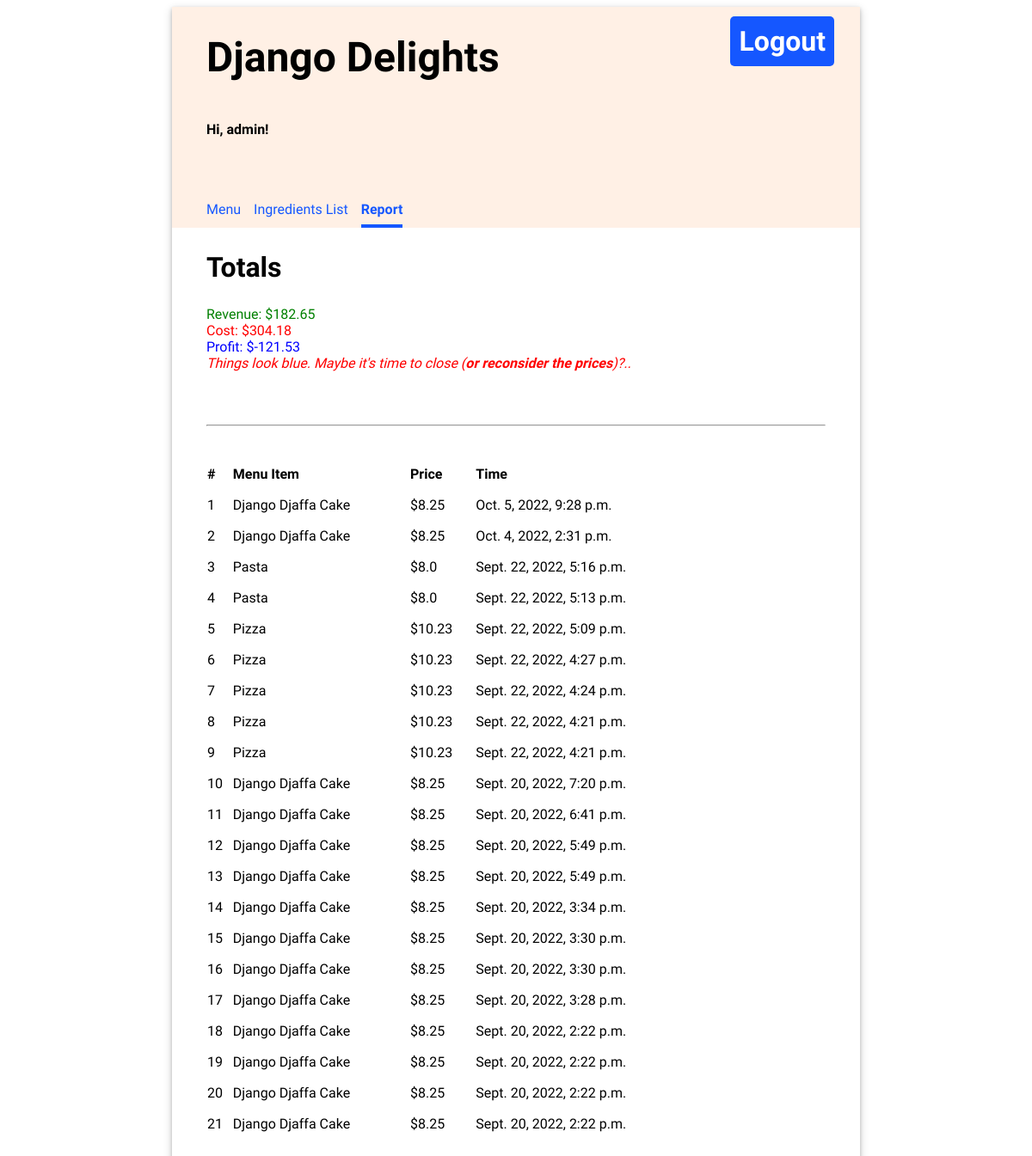
The page /report/ (signed in) on the database as committed earlier.
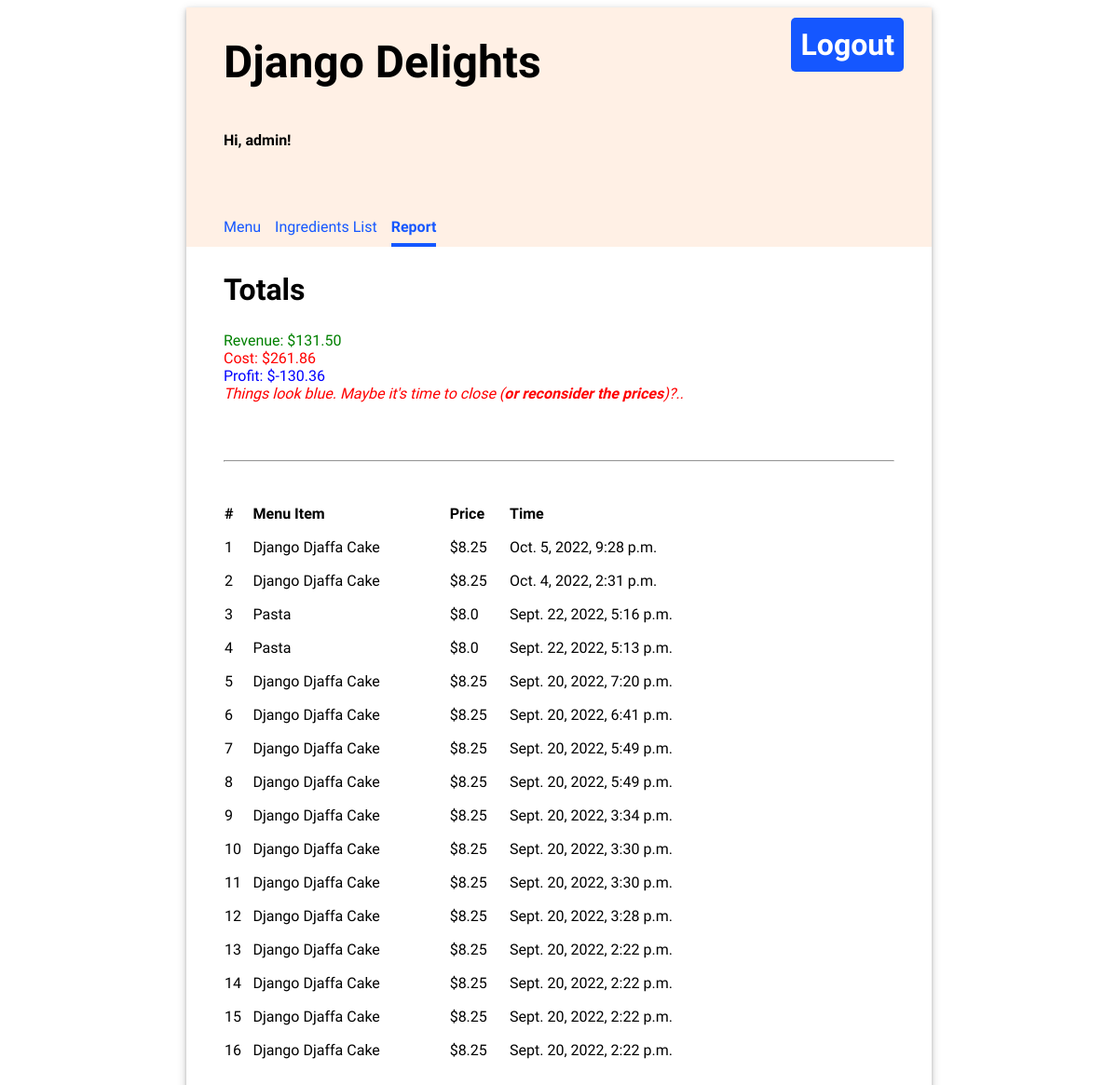
The same page on the database as committed later.
### inventory/models.py (models this page shows, shortened)
class MenuItem(models.Model):
    title = models.CharField(max_length=100)
    price = models.FloatField(default=0.0)
    def __str__(self):
        return f'{self.title}'

class RecipeRequirements(models.Model):
    menu_item = models.ForeignKey(MenuItem, related_name='menu_req', on_delete=models.CASCADE, db_constraint=False)
    ingredient = models.ForeignKey(Ingredient, related_name='ingredient_req', on_delete=models.CASCADE, db_constraint=False)
    quantity = models.FloatField(default=0.0)

class Ingredient(models.Model):
    name = models.CharField(max_length=100, unique=True)
    quantity = models.FloatField(default=0.0)
    unit = models.CharField(max_length=20)
    unit_price = models.FloatField(default=0.0)
    def __str__(self):
        return f'{self.name}'
    class Meta:
        ordering = ['quantity']

class Purchase(models.Model):
    menu_item = models.ForeignKey(MenuItem, related_name='menu_purchase', on_delete=models.CASCADE)
    timestamp = models.DateTimeField(default=now,
                        blank=None, null=None)
    class Meta:
        ordering = ['-timestamp']

### inventory/views.py (the view)
# urls.py: path('report/', views.PurchaseView.as_view(), name='purchase-view'),
class PurchaseView(LoginRequiredMixin, ListView):
    model = Purchase
    def revenue(self):
        dirty_income = 0
        menu_ingredients_price = 0
        all_purchases = Purchase.objects.all().values()
        for purchase in all_purchases:
            menu_item = MenuItem.objects.get(id=purchase['menu_item_id'])
            dirty_income += menu_item.price
            menu_reqs = menu_item.menu_req.all()
            for req in menu_reqs:
                menu_ingredients_price += (Ingredient.objects.get(name=req.ingredient).unit_price * req.quantity)
        profit = dirty_income - menu_ingredients_price
        return {
            'dirty_income': dirty_income,
            'menu_ingredients_price': menu_ingredients_price,
            'profit': profit,
        }
    def get_context_data(self, **kwargs):
        context = super(PurchaseView, self).get_context_data(**kwargs)
        context['all_purchases'] = Purchase.objects.all()
        context['revenue'] = self.revenue
        return context

### inventory/templates/inventory/purchase_list.html (shortened to what this page needs)
{% extends 'base.html' %}
{% block content %}
<h2>Totals</h2>
<div style="color: green;">Revenue: ${{ revenue.dirty_income|stringformat:".2f" }}</div>
<div style="color: red;">Cost: ${{ revenue.menu_ingredients_price|stringformat:".2f" }}</div>
<div style="color: blue;">Profit: ${{ revenue.profit|stringformat:".2f" }}</div>
    {% if revenue.profit < 0 %}
        <div style="font-style: italic; color: red;">Things look blue. Maybe it's time to close (<strong>or reconsider the prices</strong>)?..</div>
    {% endif %}
<hr>
{% if purchase_list %}
    <table border='0'>
        <thead>
            <tr>
                <th>#</th>
                <th>Menu Item</th>
                <th>Price</th>
                <th>Time</th>
            </tr>
        </thead>
        <tbody>
            {% for purchase in purchase_list %}
            <tr>
                <td>{{ forloop.counter }}</td>
                <td>{{ purchase.menu_item }}</td>
                <td>${{ purchase.menu_item.price }}</td>
                <td>{{ purchase.timestamp }}</td>
            </tr>
            {% endfor %}
        </tbody>
    </table>
{% else %}
    <h3>Nothing was sold yet</h3>
{% endif %}
{% endblock %}

### inventory/templates/base.html (shortened to what this page needs)
<!DOCTYPE html>
<html lang="en">
{% load static %}
<head>
    <link rel="stylesheet" type="text/css" href="{% static 'inventory/style.css' %}"/>
</head>
<body>
    <div class="app">
    <header>
        <div class="header-first-row">
            <h1 class="title">Django Delights<h1>
            {% if user.is_authenticated %}
            <a class="logout" href="/logout">Logout</a>
            {% endif %}
        </div>
        {% if user.is_authenticated %}
        <p>Hi, {{ user.username }}!</p>
        <nav class="navbar">
            {% url 'menu' as menu_url %}
            {% url 'table' as ingredients_url %}
            {% url 'purchase-view' as reports_url %}
            <a class="nav-item{% if request.path == menu_url %} current-page{% endif %}" href="{% url 'menu' %}">Menu</a>
            <a class="nav-item{% if request.path == ingredients_url %} current-page{% endif %}" href="{% url 'table' %}">Ingredients List</a>
            <a class="nav-item{% if request.path == reports_url %} current-page{% endif %}" href="{% url 'purchase-view' %}">Report</a>
        </nav>
        {% endif %}
    </header>
    <main>
        {% block content %}
        {% endblock %}
    </main>
    </div>
</body>
</html>

### inventory/static/inventory/style.css (style rules this page uses)
body { font-family: 'Oxygen', sans-serif; }
hr { margin: 30px 0; }
.app { min-width: 800px; max-width: 60%; margin: 0 auto; box-shadow: 0 2px 4px 0 rgba(0, 0, 0, 0.2), 0 3px 10px 0 rgba(0, 0, 0, 0.19); }
.title { font-size: 3em; padding: 30px 0; margin: auto 0; }
.header-first-row { width: 100%; display: flex; justify-content: space-between; }
.logout { height: max-content; text-align: center; text-decoration: none; border: 0px; background-color: #1557FF; border-radius: 5px; color: white; padding: 10px; font-weight: bold; margin: 30px; font-size: 1em; }
.navbar { margin-top: 50px; display: flex; width: 100%; }
.navbar a { text-decoration: none; padding: 8px 0; color: #1557FF; margin-right: 15px; }
.navbar a:hover, .navbar .current-page { border-bottom: solid 4px #1557FF; border-spacing: 0 15px; font-weight: bold; }
header { background-color: #FFF0E5; min-height: 200px; display: flex; align-items: center; flex-direction: column; align-items: flex-start; padding-left: 40px; }
main { display: flex; flex-direction: column; padding: 0 40px 20px 40px; justify-content: center; }
main h2 { font-size: 2em; }
header p { font-weight: bold; }
main table { text-align: left; border-collapse: separate; border-spacing: 0 15px; width: 80%; }
a { text-decoration: none; color: #1557FF; }

Rows that differ between the two databases and show on the page:
removed Purchase: menu_item "Pizza", menu_item.price "10.23", timestamp "Sept. 22, 2022, 5:09 p.m."
removed Purchase: menu_item "Pizza", menu_item.price "10.23", timestamp "Sept. 22, 2022, 4:27 p.m."
removed Purchase: menu_item "Pizza", menu_item.price "10.23", timestamp "Sept. 22, 2022, 4:24 p.m."
removed Purchase: menu_item "Pizza", menu_item.price "10.23", timestamp "Sept. 22, 2022, 4:21 p.m."
removed Purchase: menu_item "Pizza", menu_item.price "10.23", timestamp "Sept. 22, 2022, 4:21 p.m."
changed through a linked row, MenuItem: dirty_income "182.65" → "131.50"; menu_ingredients_price "304.18" → "261.86"; profit "-121.53" → "-130.36"
